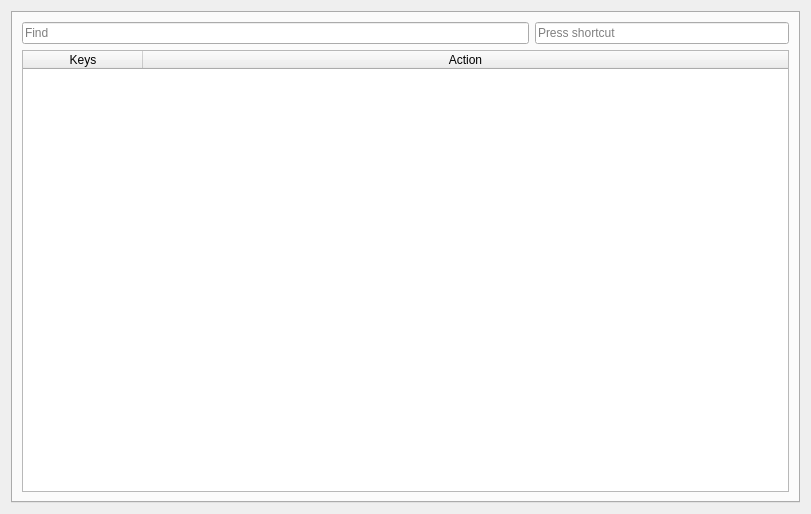
<?xml version="1.0" encoding="UTF-8"?>
<ui version="4.0">
 <class>HelpWindow</class>
 <widget class="QWidget" name="HelpWindow">
  <property name="geometry">
   <rect>
    <x>0</x>
    <y>0</y>
    <width>811</width>
    <height>514</height>
   </rect>
  </property>
  <property name="windowTitle">
   <string>Help</string>
  </property>
  <layout class="QVBoxLayout" name="verticalLayout">
   <item>
    <widget class="QSplitter" name="splitter">
     <property name="orientation">
      <enum>Qt::Horizontal</enum>
     </property>
     <widget class="QTabWidget" name="help_tabs">
      <property name="tabPosition">
       <enum>QTabWidget::West</enum>
      </property>
      <property name="currentIndex">
       <number>0</number>
      </property>
      <property name="tabBarAutoHide">
       <bool>true</bool>
      </property>
      <widget class="QWidget" name="hotkeys_tab">
       <attribute name="title">
        <string>Hot keys</string>
       </attribute>
       <layout class="QVBoxLayout" name="verticalLayout_2">
        <item>
         <layout class="QHBoxLayout" name="horizontalLayout" stretch="2,1">
          <item>
           <widget class="QLineEdit" name="hotkeys_find_text">
            <property name="text">
             <string notr="true"/>
            </property>
            <property name="placeholderText">
             <string>Find</string>
            </property>
           </widget>
          </item>
          <item>
           <widget class="QKeySequenceEdit" name="hotkeys_find_ks"/>
          </item>
         </layout>
        </item>
        <item>
         <widget class="QTableWidget" name="hotkeys_table">
          <property name="focusPolicy">
           <enum>Qt::NoFocus</enum>
          </property>
          <property name="editTriggers">
           <set>QAbstractItemView::NoEditTriggers</set>
          </property>
          <property name="tabKeyNavigation">
           <bool>false</bool>
          </property>
          <property name="showDropIndicator" stdset="0">
           <bool>false</bool>
          </property>
          <property name="dragDropOverwriteMode">
           <bool>false</bool>
          </property>
          <property name="selectionMode">
           <enum>QAbstractItemView::MultiSelection</enum>
          </property>
          <property name="selectionBehavior">
           <enum>QAbstractItemView::SelectRows</enum>
          </property>
          <property name="textElideMode">
           <enum>Qt::ElideRight</enum>
          </property>
          <property name="sortingEnabled">
           <bool>true</bool>
          </property>
          <property name="columnCount">
           <number>2</number>
          </property>
          <attribute name="horizontalHeaderMinimumSectionSize">
           <number>120</number>
          </attribute>
          <attribute name="horizontalHeaderDefaultSectionSize">
           <number>120</number>
          </attribute>
          <attribute name="horizontalHeaderShowSortIndicator" stdset="0">
           <bool>true</bool>
          </attribute>
          <attribute name="horizontalHeaderStretchLastSection">
           <bool>true</bool>
          </attribute>
          <attribute name="verticalHeaderVisible">
           <bool>false</bool>
          </attribute>
          <attribute name="verticalHeaderMinimumSectionSize">
           <number>20</number>
          </attribute>
          <attribute name="verticalHeaderDefaultSectionSize">
           <number>30</number>
          </attribute>
          <attribute name="verticalHeaderHighlightSections">
           <bool>false</bool>
          </attribute>
          <attribute name="verticalHeaderShowSortIndicator" stdset="0">
           <bool>false</bool>
          </attribute>
          <attribute name="verticalHeaderStretchLastSection">
           <bool>false</bool>
          </attribute>
          <column>
           <property name="text">
            <string>Keys</string>
           </property>
          </column>
          <column>
           <property name="text">
            <string>Action</string>
           </property>
          </column>
         </widget>
        </item>
       </layout>
      </widget>
     </widget>
    </widget>
   </item>
  </layout>
 </widget>
 <resources/>
 <connections/>
</ui>
